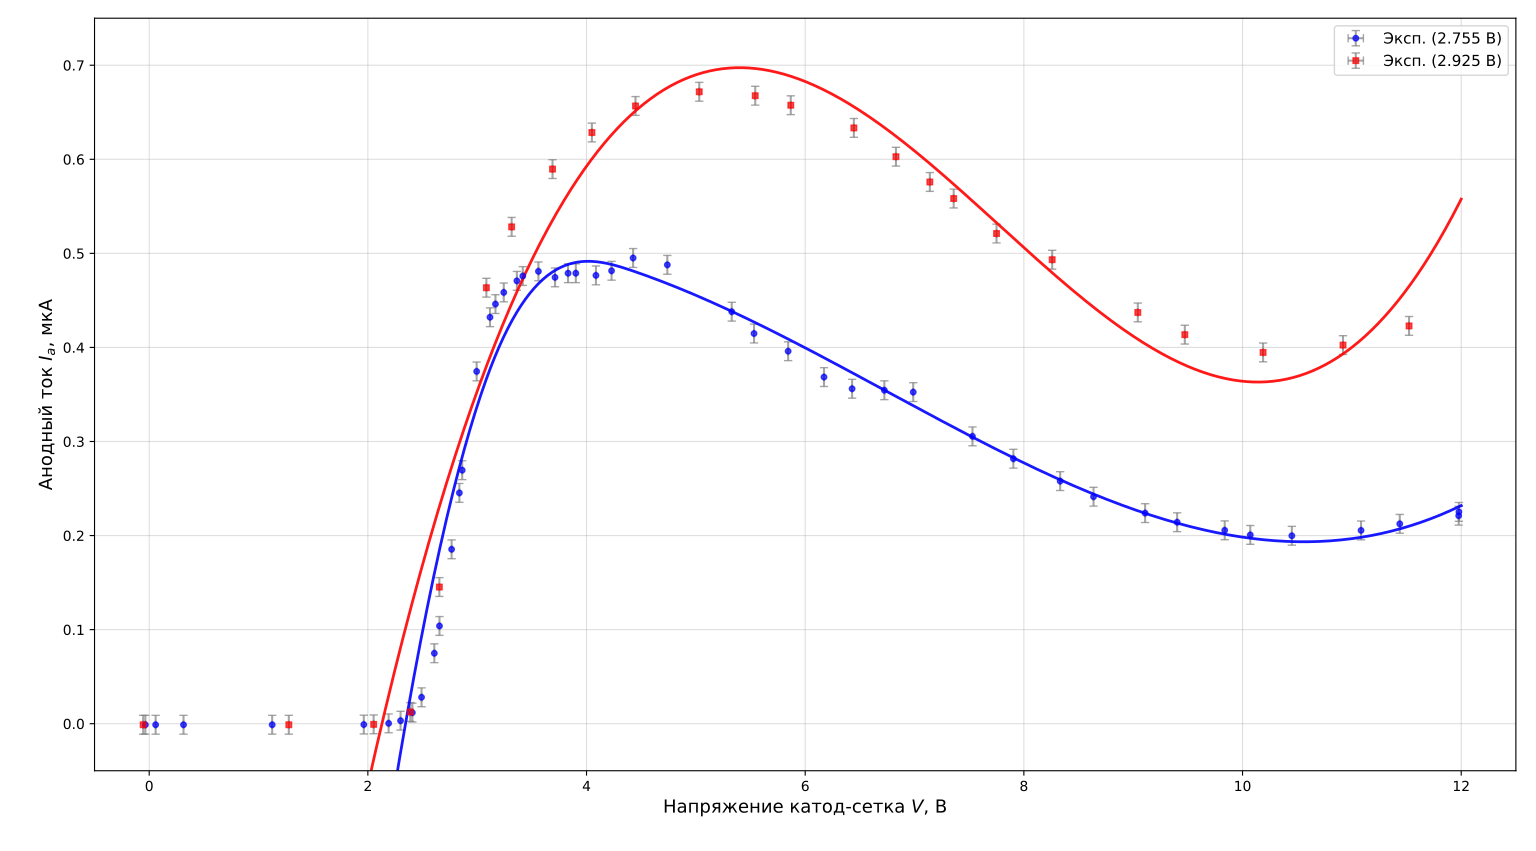

Python code for this plot:
import numpy as np
import matplotlib.pyplot as plt
from scipy.interpolate import UnivariateSpline

# === ДАННЫЕ ИЗМЕРЕНИЙ ===
# Накал 2.755 В
V1 = np.array([-0.035, 0.059, 0.314, 1.125, 1.963, 2.19, 2.299, 2.407, 2.491, 2.608, 2.655, 2.766, 2.837, 2.863, 2.995, 3.117, 3.167, 3.243, 3.363, 3.417, 3.56, 3.712, 3.831, 3.902, 4.086, 4.229, 4.426, 4.739, 5.328, 5.532, 5.844, 6.172, 6.429, 6.724, 6.988, 7.53, 7.904, 8.332, 8.637, 9.109, 9.402, 9.837, 10.071, 10.451, 11.084, 11.438, 11.977, 11.979])
V_anode1_mV = np.array([-0.11, -0.11, -0.11, -0.11, -0.09, 0.04, 0.32, 1.18, 2.81, 7.49, 10.39, 18.54, 24.54, 26.95, 37.45, 43.21, 44.61, 45.85, 47.08, 47.59, 48.09, 47.45, 47.89, 47.89, 47.66, 48.15, 49.51, 48.78, 43.8, 41.48, 39.6, 36.85, 35.61, 35.45, 35.25, 30.55, 28.17, 25.79, 24.13, 22.39, 21.42, 20.56, 20.07, 19.98, 20.55, 21.25, 22.11, 22.52])

# Накал 2.925 В
V2 = np.array([-0.055, 1.277, 2.053, 2.388, 2.654, 3.084, 3.315, 3.689, 4.049, 4.448, 5.031, 5.543, 5.868, 6.445, 6.83, 7.14, 7.358, 7.75, 8.259, 9.042, 9.472, 10.188, 10.919, 11.523])
V_anode2_mV = np.array([-0.11, -0.11, -0.07, 1.25, 14.53, 46.35, 52.82, 58.96, 62.85, 65.67, 67.18, 66.76, 65.75, 63.34, 60.28, 57.59, 55.83, 52.11, 49.33, 43.72, 41.36, 39.47, 40.25, 42.29])

# Перевод в ток (мкА)
I1 = V_anode1_mV / 100.0
I2 = V_anode2_mV / 100.0

# Погрешности (обновлено: анод ±1 мВ)
dV = 0.002
dV_anode = 1.0  # мВ
dI = dV_anode / 100.0  # 0.01 мкА

# === ГЛОБАЛЬНАЯ СГЛАЖИВАЮЩАЯ АППРОКСИМАЦИЯ ===
# Один сплайн на весь диапазон — как в Excel
# Параметр s подбирается так, чтобы кривая была плавной, но следовала за данными

# Для первого набора: убираем шум в начале (V < 2), там ток ~0
mask1 = V1 >= 2.0
spline1 = UnivariateSpline(V1[mask1], I1[mask1], k=3, s=0.05)

mask2 = V2 >= 2.0
spline2 = UnivariateSpline(V2[mask2], I2[mask2], k=3, s=0.05)

# Плотная сетка для гладких кривых
V_dense = np.linspace(2.0, 12.0, 1000)
I1_smooth = spline1(V_dense)
I2_smooth = spline2(V_dense)

# === РАСЧЁТ РАЗМЕРА ЭЛЕКТРОННОЙ ОБОЛОЧКИ ===
V_max1, V_min1 = 3.7, 10.5
V_max2, V_min2 = 5.0, 10.2
V_max_avg = (V_max1 + V_max2) / 2.0

h = 6.626e-34
m_e = 9.109e-31
e_charge = 1.602e-19
U0 = 2.5

E_max_J = (V_max_avg + U0) * e_charge
l_meters = h / (2 * np.sqrt(2 * m_e * E_max_J))
l_angstrom = l_meters * 1e10

print("=== РЕЗУЛЬТАТЫ ДЛЯ ОТЧЁТА ===")
print(f"Среднее напряжение максимума: {V_max_avg:.2f} В")
print(f"Расчетный размер электронной оболочки l = {l_angstrom:.2f} Å")

# === ПОСТРОЕНИЕ ГРАФИКА ===
plt.figure(figsize=(12, 7))

# Экспериментальные точки с обновлёнными крестами погрешностей (±1 мВ)
plt.errorbar(V1, I1, xerr=dV, yerr=dI, fmt='o', color='blue', 
             ecolor='gray', capsize=3, markersize=4, alpha=0.7, label='Эксп. (2.755 В)')
plt.errorbar(V2, I2, xerr=dV, yerr=dI, fmt='s', color='red', 
             ecolor='gray', capsize=3, markersize=4, alpha=0.7, label='Эксп. (2.925 В)')

# Гладкие сплайны (как в Excel)
plt.plot(V_dense, I1_smooth, '-', color='blue', linewidth=2, alpha=0.9)
plt.plot(V_dense, I2_smooth, '-', color='red', linewidth=2, alpha=0.9)

# Отметка экстремумов
# plt.axvline(V_max1, color='blue', linestyle='--', alpha=0.6, linewidth=1.5)
# plt.axvline(V_min1, color='blue', linestyle=':', alpha=0.6, linewidth=1.5)
# plt.text(V_max1 + 0.2, 0.45, f'Макс: {V_max1:.1f} В', color='blue', fontsize=11, fontweight='bold')
# plt.text(V_min1 + 0.2, 0.25, f'Мин: {V_min1:.1f} В', color='blue', fontsize=11, fontweight='bold')

plt.xlabel('Напряжение катод-сетка $V$, В', fontsize=13)
plt.ylabel('Анодный ток $I_a$, мкА', fontsize=13)
# plt.title('Вольт-амперная характеристика тиратрона (статический режим)', fontsize=15)
plt.legend(loc='upper right', fontsize=11)
plt.grid(True, alpha=0.4)
plt.xlim(-0.5, 12.5)
plt.ylim(-0.05, 0.75)
plt.tight_layout()
plt.savefig('vax_static_smooth.png', dpi=300)
print("График сохранён как 'vax_static_smooth.png'")
plt.show()
